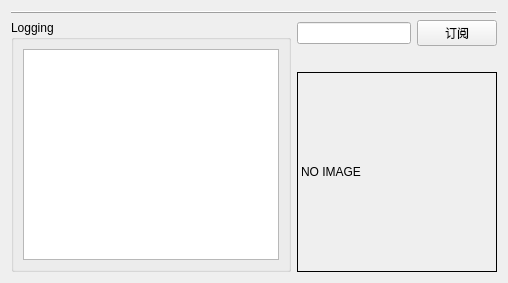
          <widget class="QWidget" name="tab_status">
           <attribute name="title">
            <string>Ros Communications</string>
           </attribute>
           <layout class="QVBoxLayout" name="verticalLayout_9">
            <item>
             <layout class="QVBoxLayout" name="verticalLayout_8">
              <item>
               <widget class="QFrame" name="frame_2">
                <property name="frameShape">
                 <enum>QFrame::HLine</enum>
                </property>
                <property name="frameShadow">
                 <enum>QFrame::Raised</enum>
                </property>
               </widget>
              </item>
              <item>
               <layout class="QHBoxLayout" name="horizontalLayout_9">
                <item>
                 <widget class="QGroupBox" name="groupBox_12">
                  <property name="sizePolicy">
                   <sizepolicy hsizetype="MinimumExpanding" vsizetype="Preferred">
                    <horstretch>0</horstretch>
                    <verstretch>0</verstretch>
                   </sizepolicy>
                  </property>
                  <property name="title">
                   <string>Logging</string>
                  </property>
                  <layout class="QGridLayout" name="gridLayout_3">
                   <item row="0" column="1">
                    <widget class="QListView" name="view_logging"/>
                   </item>
                  </layout>
                 </widget>
                </item>
                <item>
                 <layout class="QVBoxLayout" name="verticalLayout_17">
                  <item>
                   <layout class="QHBoxLayout" name="horizontalLayout_8">
                    <item>
                     <widget class="QLineEdit" name="lineEdit_image_topic"/>
                    </item>
                    <item>
                     <widget class="QPushButton" name="pushButton_sub_image">
                      <property name="text">
                       <string>订阅</string>
                      </property>
                     </widget>
                    </item>
                   </layout>
                  </item>
                  <item>
                   <spacer name="horizontalSpacer_2">
                    <property name="orientation">
                     <enum>Qt::Horizontal</enum>
                    </property>
                    <property name="sizeHint" stdset="0">
                     <size>
                      <width>25</width>
                      <height>20</height>
                     </size>
                    </property>
                   </spacer>
                  </item>
                  <item>
                   <widget class="QLabel" name="label_image">
                    <property name="minimumSize">
                     <size>
                      <width>200</width>
                      <height>200</height>
                     </size>
                    </property>
                    <property name="maximumSize">
                     <size>
                      <width>200</width>
                      <height>200</height>
                     </size>
                    </property>
                    <property name="styleSheet">
                     <string notr="true">border:1px solid black</string>
                    </property>
                    <property name="text">
                     <string>NO IMAGE</string>
                    </property>
                   </widget>
                  </item>
                 </layout>
                </item>
               </layout>
              </item>
             </layout>
            </item>
           </layout>
          </widget>
